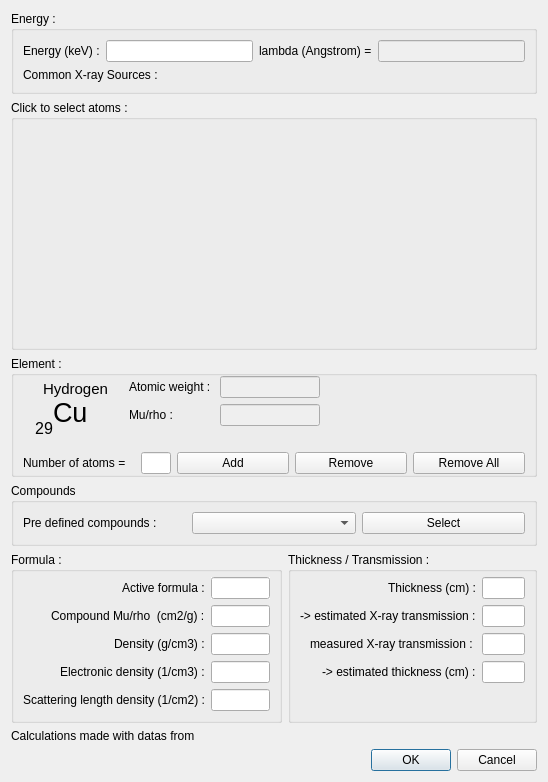
<?xml version="1.0" encoding="UTF-8"?>
<ui version="4.0">
 <class>absorption</class>
 <widget class="QDialog" name="absorption">
  <property name="geometry">
   <rect>
    <x>0</x>
    <y>0</y>
    <width>548</width>
    <height>663</height>
   </rect>
  </property>
  <property name="maximumSize">
   <size>
    <width>16777215</width>
    <height>663</height>
   </size>
  </property>
  <property name="windowTitle">
   <string>X-Rays absorption tool</string>
  </property>
  <layout class="QVBoxLayout" name="verticalLayout">
   <item>
    <widget class="QGroupBox" name="groupBoxEnergy">
     <property name="maximumSize">
      <size>
       <width>16777215</width>
       <height>150</height>
      </size>
     </property>
     <property name="title">
      <string>Energy :</string>
     </property>
     <property name="flat">
      <bool>true</bool>
     </property>
     <layout class="QVBoxLayout" name="verticalLayout_2">
      <item>
       <layout class="QGridLayout" name="gridLayout">
        <item row="0" column="1">
         <widget class="QLineEdit" name="lineEnergy"/>
        </item>
        <item row="0" column="2">
         <widget class="QLabel" name="label_2">
          <property name="text">
           <string>lambda (Angstrom) =</string>
          </property>
         </widget>
        </item>
        <item row="0" column="0">
         <widget class="QLabel" name="label">
          <property name="text">
           <string>Energy (keV) :</string>
          </property>
         </widget>
        </item>
        <item row="0" column="3">
         <widget class="QLineEdit" name="lineLambda">
          <property name="enabled">
           <bool>false</bool>
          </property>
         </widget>
        </item>
       </layout>
      </item>
      <item>
       <layout class="QGridLayout" name="gridXraySources">
        <item row="0" column="0">
         <widget class="QLabel" name="label_3">
          <property name="text">
           <string>Common X-ray Sources :</string>
          </property>
         </widget>
        </item>
       </layout>
      </item>
     </layout>
    </widget>
   </item>
   <item>
    <widget class="QGroupBox" name="groupBoxTable">
     <property name="minimumSize">
      <size>
       <width>0</width>
       <height>250</height>
      </size>
     </property>
     <property name="maximumSize">
      <size>
       <width>16777215</width>
       <height>16777215</height>
      </size>
     </property>
     <property name="autoFillBackground">
      <bool>true</bool>
     </property>
     <property name="title">
      <string>Click to select atoms :</string>
     </property>
     <property name="flat">
      <bool>true</bool>
     </property>
     <layout class="QVBoxLayout" name="verticalLayout_3">
      <property name="spacing">
       <number>0</number>
      </property>
      <property name="leftMargin">
       <number>0</number>
      </property>
      <property name="topMargin">
       <number>0</number>
      </property>
      <property name="rightMargin">
       <number>0</number>
      </property>
      <property name="bottomMargin">
       <number>0</number>
      </property>
      <item>
       <layout class="QGridLayout" name="gridMendeleiev" rowstretch="0">
        <property name="spacing">
         <number>1</number>
        </property>
       </layout>
      </item>
     </layout>
    </widget>
   </item>
   <item>
    <widget class="QGroupBox" name="groupBox_3">
     <property name="title">
      <string>Element :</string>
     </property>
     <property name="flat">
      <bool>true</bool>
     </property>
     <layout class="QGridLayout" name="gridLayout_3">
      <property name="topMargin">
       <number>0</number>
      </property>
      <property name="bottomMargin">
       <number>0</number>
      </property>
      <item row="2" column="0" colspan="2">
       <layout class="QGridLayout" name="gridLayout_2">
        <item row="0" column="2">
         <widget class="QPushButton" name="btnAdd">
          <property name="text">
           <string>Add</string>
          </property>
         </widget>
        </item>
        <item row="0" column="3">
         <widget class="QPushButton" name="btnRemove">
          <property name="text">
           <string>Remove</string>
          </property>
         </widget>
        </item>
        <item row="0" column="1">
         <widget class="QLineEdit" name="lineNumberOfAtoms">
          <property name="maximumSize">
           <size>
            <width>30</width>
            <height>16777215</height>
           </size>
          </property>
         </widget>
        </item>
        <item row="0" column="4">
         <widget class="QPushButton" name="btnRemoveAll">
          <property name="text">
           <string>Remove All</string>
          </property>
         </widget>
        </item>
        <item row="0" column="0">
         <widget class="QLabel" name="label_9">
          <property name="text">
           <string>Number of atoms =</string>
          </property>
         </widget>
        </item>
       </layout>
      </item>
      <item row="1" column="0">
       <widget class="QWidget" name="widget" native="true">
        <property name="minimumSize">
         <size>
          <width>100</width>
          <height>70</height>
         </size>
        </property>
        <widget class="QLabel" name="ElementSymbol">
         <property name="geometry">
          <rect>
           <x>30</x>
           <y>20</y>
           <width>47</width>
           <height>33</height>
          </rect>
         </property>
         <property name="font">
          <font>
           <pointsize>20</pointsize>
          </font>
         </property>
         <property name="text">
          <string>Cu</string>
         </property>
         <property name="alignment">
          <set>Qt::AlignLeading|Qt::AlignLeft|Qt::AlignVCenter</set>
         </property>
        </widget>
        <widget class="QLabel" name="ElementAtomicNumber">
         <property name="geometry">
          <rect>
           <x>10</x>
           <y>40</y>
           <width>20</width>
           <height>24</height>
          </rect>
         </property>
         <property name="font">
          <font>
           <pointsize>12</pointsize>
          </font>
         </property>
         <property name="text">
          <string>29</string>
         </property>
         <property name="alignment">
          <set>Qt::AlignRight|Qt::AlignTrailing|Qt::AlignVCenter</set>
         </property>
        </widget>
        <widget class="QLabel" name="ElementName">
         <property name="geometry">
          <rect>
           <x>20</x>
           <y>0</y>
           <width>71</width>
           <height>25</height>
          </rect>
         </property>
         <property name="font">
          <font>
           <pointsize>11</pointsize>
          </font>
         </property>
         <property name="text">
          <string>Hydrogen</string>
         </property>
         <property name="alignment">
          <set>Qt::AlignLeading|Qt::AlignLeft|Qt::AlignVCenter</set>
         </property>
        </widget>
       </widget>
      </item>
      <item row="1" column="1">
       <layout class="QFormLayout" name="formLayout_2">
        <property name="fieldGrowthPolicy">
         <enum>QFormLayout::AllNonFixedFieldsGrow</enum>
        </property>
        <item row="0" column="0">
         <widget class="QLabel" name="label_7">
          <property name="text">
           <string>Atomic weight : </string>
          </property>
         </widget>
        </item>
        <item row="0" column="1">
         <widget class="QLineEdit" name="lineElementAtomicWeight">
          <property name="enabled">
           <bool>false</bool>
          </property>
          <property name="maximumSize">
           <size>
            <width>100</width>
            <height>16777215</height>
           </size>
          </property>
         </widget>
        </item>
        <item row="1" column="0">
         <widget class="QLabel" name="label_8">
          <property name="text">
           <string>Mu/rho :</string>
          </property>
         </widget>
        </item>
        <item row="1" column="1">
         <widget class="QLineEdit" name="lineElementMuRho">
          <property name="enabled">
           <bool>false</bool>
          </property>
          <property name="minimumSize">
           <size>
            <width>0</width>
            <height>15</height>
           </size>
          </property>
          <property name="maximumSize">
           <size>
            <width>100</width>
            <height>16777215</height>
           </size>
          </property>
         </widget>
        </item>
       </layout>
      </item>
     </layout>
    </widget>
   </item>
   <item>
    <layout class="QHBoxLayout" name="horizontalLayout_4">
     <property name="topMargin">
      <number>0</number>
     </property>
     <item>
      <widget class="QGroupBox" name="groupBox_4">
       <property name="minimumSize">
        <size>
         <width>0</width>
         <height>0</height>
        </size>
       </property>
       <property name="title">
        <string>Compounds</string>
       </property>
       <layout class="QHBoxLayout" name="horizontalLayout_5">
        <item>
         <widget class="QLabel" name="label_6">
          <property name="text">
           <string>Pre defined compounds :</string>
          </property>
         </widget>
        </item>
        <item>
         <widget class="QComboBox" name="listPreDefined"/>
        </item>
        <item>
         <widget class="QPushButton" name="AddPredefined">
          <property name="text">
           <string>Select</string>
          </property>
         </widget>
        </item>
       </layout>
      </widget>
     </item>
    </layout>
   </item>
   <item>
    <layout class="QHBoxLayout" name="horizontalLayout">
     <property name="topMargin">
      <number>0</number>
     </property>
     <item>
      <widget class="QGroupBox" name="groupBox_2">
       <property name="title">
        <string>Formula :</string>
       </property>
       <layout class="QHBoxLayout" name="horizontalLayout_3">
        <property name="topMargin">
         <number>5</number>
        </property>
        <item>
         <layout class="QFormLayout" name="formLayout_3">
          <property name="labelAlignment">
           <set>Qt::AlignRight|Qt::AlignTrailing|Qt::AlignVCenter</set>
          </property>
          <item row="0" column="0">
           <widget class="QLabel" name="label_10">
            <property name="text">
             <string>Active formula :</string>
            </property>
           </widget>
          </item>
          <item row="1" column="0">
           <widget class="QLabel" name="label_11">
            <property name="text">
             <string>Compound Mu/rho  (cm2/g) :</string>
            </property>
           </widget>
          </item>
          <item row="2" column="0">
           <widget class="QLabel" name="label_12">
            <property name="text">
             <string>Density (g/cm3) :</string>
            </property>
           </widget>
          </item>
          <item row="3" column="0">
           <widget class="QLabel" name="label_13">
            <property name="text">
             <string>Electronic density (1/cm3) :</string>
            </property>
           </widget>
          </item>
          <item row="0" column="1">
           <widget class="QLineEdit" name="lineActiveFormula">
            <property name="enabled">
             <bool>true</bool>
            </property>
            <property name="font">
             <font>
              <weight>75</weight>
              <bold>true</bold>
             </font>
            </property>
            <property name="autoFillBackground">
             <bool>true</bool>
            </property>
           </widget>
          </item>
          <item row="1" column="1">
           <widget class="QLineEdit" name="lineCompoundMuRho">
            <property name="enabled">
             <bool>true</bool>
            </property>
           </widget>
          </item>
          <item row="2" column="1">
           <widget class="QLineEdit" name="lineDensity"/>
          </item>
          <item row="3" column="1">
           <widget class="QLineEdit" name="lineElectronicDensity">
            <property name="enabled">
             <bool>true</bool>
            </property>
           </widget>
          </item>
          <item row="4" column="1">
           <widget class="QLineEdit" name="lineScatteringLengthDensity">
            <property name="enabled">
             <bool>true</bool>
            </property>
           </widget>
          </item>
          <item row="4" column="0">
           <widget class="QLabel" name="label_14">
            <property name="text">
             <string>Scattering length density (1/cm2) :</string>
            </property>
           </widget>
          </item>
         </layout>
        </item>
       </layout>
      </widget>
     </item>
     <item>
      <widget class="QGroupBox" name="groupBox">
       <property name="title">
        <string>Thickness / Transmission :</string>
       </property>
       <layout class="QHBoxLayout" name="horizontalLayout_2">
        <property name="topMargin">
         <number>5</number>
        </property>
        <item>
         <layout class="QFormLayout" name="formLayout_4">
          <property name="fieldGrowthPolicy">
           <enum>QFormLayout::AllNonFixedFieldsGrow</enum>
          </property>
          <property name="labelAlignment">
           <set>Qt::AlignRight|Qt::AlignTrailing|Qt::AlignVCenter</set>
          </property>
          <item row="1" column="0">
           <widget class="QLabel" name="label_15">
            <property name="text">
             <string>Thickness (cm) :</string>
            </property>
           </widget>
          </item>
          <item row="1" column="1">
           <widget class="QLineEdit" name="lineThickness"/>
          </item>
          <item row="2" column="0">
           <widget class="QLabel" name="label_16">
            <property name="text">
             <string>-&gt; estimated X-ray transmission :</string>
            </property>
           </widget>
          </item>
          <item row="2" column="1">
           <widget class="QLineEdit" name="lineXRayTransmission">
            <property name="enabled">
             <bool>true</bool>
            </property>
           </widget>
          </item>
          <item row="3" column="0">
           <widget class="QLabel" name="label_4">
            <property name="text">
             <string>measured X-ray transmission : </string>
            </property>
           </widget>
          </item>
          <item row="3" column="1">
           <widget class="QLineEdit" name="lineXRayMeasuredTransmission"/>
          </item>
          <item row="4" column="0">
           <widget class="QLabel" name="label_5">
            <property name="text">
             <string>-&gt; estimated thickness (cm) :</string>
            </property>
           </widget>
          </item>
          <item row="4" column="1">
           <widget class="QLineEdit" name="lineEstimatedThickness"/>
          </item>
         </layout>
        </item>
       </layout>
      </widget>
     </item>
    </layout>
   </item>
   <item>
    <widget class="QLabel" name="labelLib">
     <property name="text">
      <string>Calculations made with datas from </string>
     </property>
     <property name="textFormat">
      <enum>Qt::AutoText</enum>
     </property>
    </widget>
   </item>
   <item>
    <widget class="QDialogButtonBox" name="buttonBox">
     <property name="orientation">
      <enum>Qt::Horizontal</enum>
     </property>
     <property name="standardButtons">
      <set>QDialogButtonBox::Cancel|QDialogButtonBox::Ok</set>
     </property>
    </widget>
   </item>
  </layout>
 </widget>
 <resources/>
 <connections>
  <connection>
   <sender>buttonBox</sender>
   <signal>accepted()</signal>
   <receiver>absorption</receiver>
   <slot>accept()</slot>
   <hints>
    <hint type="sourcelabel">
     <x>248</x>
     <y>254</y>
    </hint>
    <hint type="destinationlabel">
     <x>157</x>
     <y>274</y>
    </hint>
   </hints>
  </connection>
  <connection>
   <sender>buttonBox</sender>
   <signal>rejected()</signal>
   <receiver>absorption</receiver>
   <slot>reject()</slot>
   <hints>
    <hint type="sourcelabel">
     <x>316</x>
     <y>260</y>
    </hint>
    <hint type="destinationlabel">
     <x>286</x>
     <y>274</y>
    </hint>
   </hints>
  </connection>
 </connections>
</ui>
